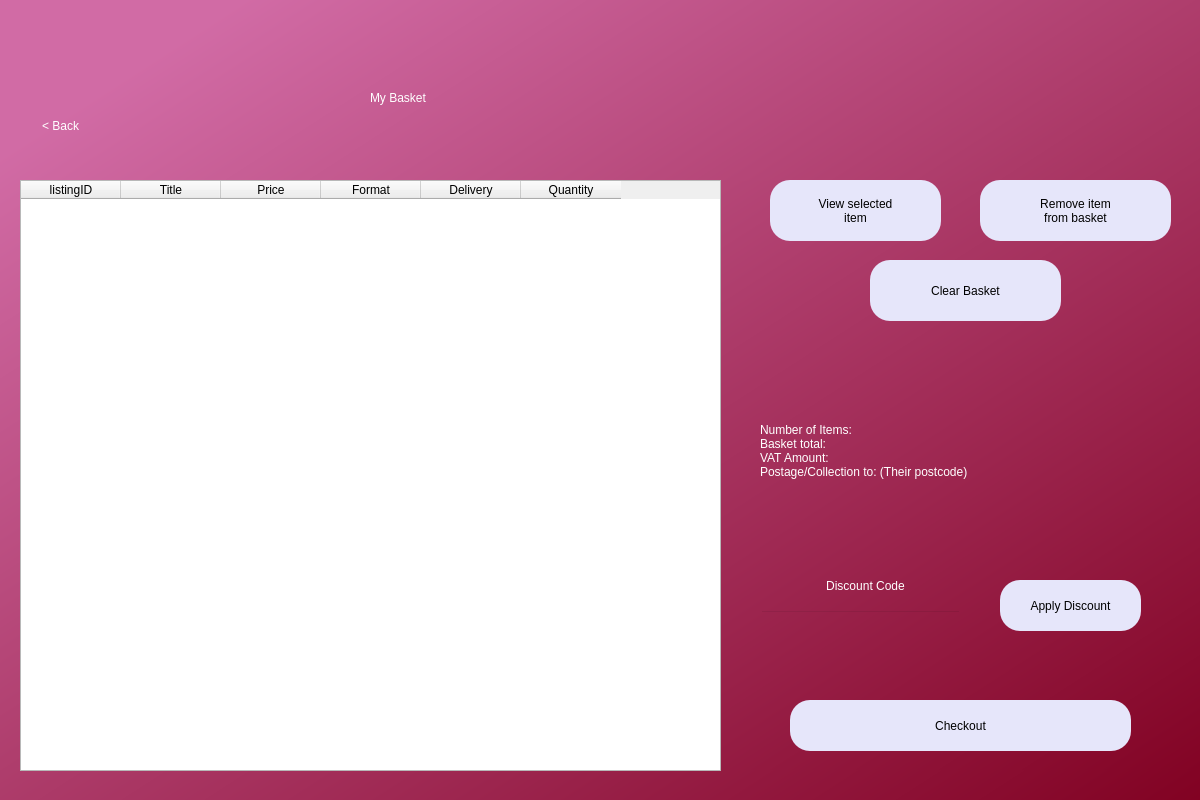
<?xml version="1.0" encoding="UTF-8"?>
<ui version="4.0">
 <class>Dialog</class>
 <widget class="QDialog" name="Dialog">
  <property name="geometry">
   <rect>
    <x>0</x>
    <y>0</y>
    <width>1200</width>
    <height>800</height>
   </rect>
  </property>
  <property name="minimumSize">
   <size>
    <width>1200</width>
    <height>800</height>
   </size>
  </property>
  <property name="maximumSize">
   <size>
    <width>1200</width>
    <height>800</height>
   </size>
  </property>
  <property name="windowTitle">
   <string>Dialog</string>
  </property>
  <widget class="QWidget" name="bgwidget" native="true">
   <property name="geometry">
    <rect>
     <x>0</x>
     <y>0</y>
     <width>1271</width>
     <height>801</height>
    </rect>
   </property>
   <property name="styleSheet">
    <string notr="true">QWidget#bgwidget{
background-color:qlineargradient(spread:pad, x1:0.091, y1:0.101636, x2:0.991379, y2:0.977, stop:0 rgba(209, 107, 165, 255), stop:1 rgba(128, 0, 32, 255));}</string>
   </property>
   <widget class="QLabel" name="label">
    <property name="geometry">
     <rect>
      <x>370</x>
      <y>40</y>
      <width>516</width>
      <height>116</height>
     </rect>
    </property>
    <property name="styleSheet">
     <string notr="true">font: 72pt &quot;MS Shell Dlg 2&quot;; color:rgb(255, 255, 255)</string>
    </property>
    <property name="text">
     <string>My Basket</string>
    </property>
   </widget>
   <widget class="QTableWidget" name="btable">
    <property name="geometry">
     <rect>
      <x>20</x>
      <y>180</y>
      <width>701</width>
      <height>591</height>
     </rect>
    </property>
    <property name="sizeAdjustPolicy">
     <enum>QAbstractScrollArea::AdjustIgnored</enum>
    </property>
    <attribute name="verticalHeaderVisible">
     <bool>true</bool>
    </attribute>
    <column>
     <property name="text">
      <string>listingID</string>
     </property>
    </column>
    <column>
     <property name="text">
      <string>Title</string>
     </property>
    </column>
    <column>
     <property name="text">
      <string>Price</string>
     </property>
    </column>
    <column>
     <property name="text">
      <string>Format</string>
     </property>
    </column>
    <column>
     <property name="text">
      <string>Delivery</string>
     </property>
    </column>
    <column>
     <property name="text">
      <string>Quantity</string>
     </property>
    </column>
   </widget>
   <widget class="QPushButton" name="viewitem">
    <property name="geometry">
     <rect>
      <x>770</x>
      <y>180</y>
      <width>171</width>
      <height>61</height>
     </rect>
    </property>
    <property name="styleSheet">
     <string notr="true">border-radius:20px;
background-color: rgb(230, 230, 250);
font: 14pt &quot;MS Shell Dlg 2&quot;;</string>
    </property>
    <property name="text">
     <string>View selected
item</string>
    </property>
   </widget>
   <widget class="QPushButton" name="goback">
    <property name="geometry">
     <rect>
      <x>20</x>
      <y>80</y>
      <width>81</width>
      <height>91</height>
     </rect>
    </property>
    <property name="styleSheet">
     <string notr="true">border-radius:20px;
font: 14pt &quot;MS Shell Dlg 2&quot;; color:rgb(255, 255, 255)</string>
    </property>
    <property name="text">
     <string>&lt; Back</string>
    </property>
   </widget>
   <widget class="QPushButton" name="checkout">
    <property name="geometry">
     <rect>
      <x>790</x>
      <y>700</y>
      <width>341</width>
      <height>51</height>
     </rect>
    </property>
    <property name="styleSheet">
     <string notr="true">border-radius:20px;
background-color: rgb(230, 230, 250);
font: 14pt &quot;MS Shell Dlg 2&quot;;</string>
    </property>
    <property name="text">
     <string>Checkout</string>
    </property>
   </widget>
   <widget class="QLabel" name="summary">
    <property name="geometry">
     <rect>
      <x>760</x>
      <y>350</y>
      <width>401</width>
      <height>201</height>
     </rect>
    </property>
    <property name="styleSheet">
     <string notr="true">font: 16pt &quot;MS Shell Dlg 2&quot;;color:rgb(255, 255, 255)</string>
    </property>
    <property name="text">
     <string>Number of Items: 
Basket total: 
VAT Amount: 
Postage/Collection to: (Their postcode)</string>
    </property>
    <property name="alignment">
     <set>Qt::AlignLeading|Qt::AlignLeft|Qt::AlignVCenter</set>
    </property>
   </widget>
   <widget class="QLabel" name="confirmtoast_3">
    <property name="geometry">
     <rect>
      <x>780</x>
      <y>570</y>
      <width>171</width>
      <height>31</height>
     </rect>
    </property>
    <property name="styleSheet">
     <string notr="true">font: 16pt &quot;MS Shell Dlg 2&quot;;color:rgb(255, 255, 255)</string>
    </property>
    <property name="text">
     <string>Discount Code</string>
    </property>
    <property name="alignment">
     <set>Qt::AlignCenter</set>
    </property>
   </widget>
   <widget class="QLineEdit" name="discountfield">
    <property name="geometry">
     <rect>
      <x>760</x>
      <y>610</y>
      <width>201</width>
      <height>31</height>
     </rect>
    </property>
    <property name="styleSheet">
     <string notr="true">background-color:rgba(0,0,0,0);
font: 12pt &quot;MS Shell Dlg 2&quot;;
color:rgb(255, 255, 255);</string>
    </property>
   </widget>
   <widget class="QPushButton" name="applydiscount">
    <property name="geometry">
     <rect>
      <x>1000</x>
      <y>580</y>
      <width>141</width>
      <height>51</height>
     </rect>
    </property>
    <property name="styleSheet">
     <string notr="true">border-radius:20px;
background-color: rgb(230, 230, 250);
font: 14pt &quot;MS Shell Dlg 2&quot;;</string>
    </property>
    <property name="text">
     <string>Apply Discount</string>
    </property>
   </widget>
   <widget class="QPushButton" name="remitem">
    <property name="geometry">
     <rect>
      <x>980</x>
      <y>180</y>
      <width>191</width>
      <height>61</height>
     </rect>
    </property>
    <property name="styleSheet">
     <string notr="true">border-radius:20px;
background-color: rgb(230, 230, 250);
font: 14pt &quot;MS Shell Dlg 2&quot;;</string>
    </property>
    <property name="text">
     <string>Remove item
from basket</string>
    </property>
   </widget>
   <widget class="QLabel" name="error">
    <property name="geometry">
     <rect>
      <x>770</x>
      <y>670</y>
      <width>401</width>
      <height>21</height>
     </rect>
    </property>
    <property name="styleSheet">
     <string notr="true">font: 16pt &quot;MS Shell Dlg 2&quot;;color:rgb(255, 255, 255)</string>
    </property>
    <property name="text">
     <string/>
    </property>
    <property name="alignment">
     <set>Qt::AlignLeading|Qt::AlignLeft|Qt::AlignVCenter</set>
    </property>
   </widget>
   <widget class="QPushButton" name="clearbask">
    <property name="geometry">
     <rect>
      <x>870</x>
      <y>260</y>
      <width>191</width>
      <height>61</height>
     </rect>
    </property>
    <property name="styleSheet">
     <string notr="true">border-radius:20px;
background-color: rgb(230, 230, 250);
font: 14pt &quot;MS Shell Dlg 2&quot;;</string>
    </property>
    <property name="text">
     <string>Clear Basket</string>
    </property>
   </widget>
  </widget>
 </widget>
 <resources>
  <include location="placeholder.qrc"/>
 </resources>
 <connections/>
</ui>
